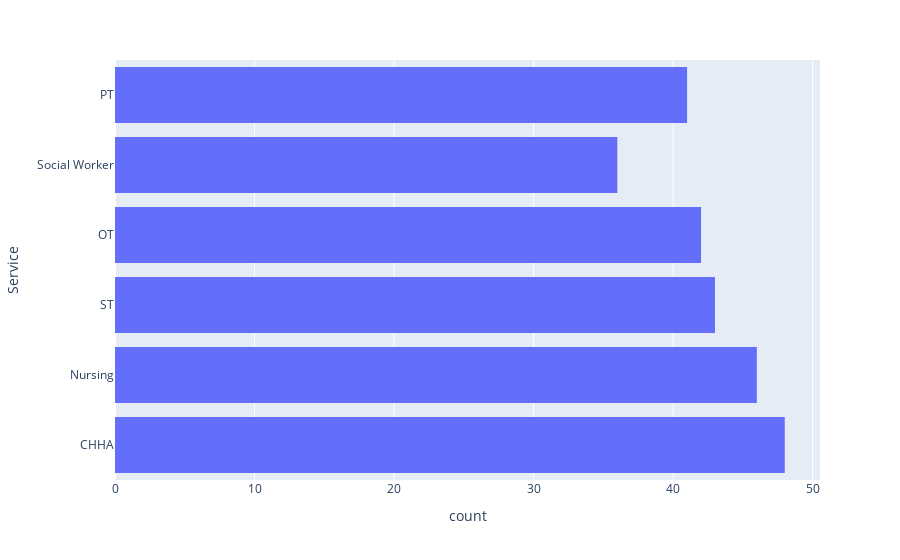

The code cell stored with this chart in its notebook:
### Code cell
fig = px.histogram(df_sample, y="Service")
fig.show()

### Figure 1 — Plotly figure (JSON) as saved in the notebook; plotly's stock layout.template omitted (floating-point values rounded to 4 significant figures; data arrays with more than 128 entries replaced by an {"elided": "..."} marker saying what was removed)
{"data": [{"alignmentgroup": "True", "bingroup": "y", "hovertemplate": "count=%{x}<br>Service=%{y}<extra></extra>", "legendgroup": "", "marker": {"color": "#636efa"}, "name": "", "offsetgroup": "", "orientation": "h", "showlegend": false, "type": "histogram", "xaxis": "x", "y": {"elided": "256 str values"}, "yaxis": "y"}], "layout": {"barmode": "relative", "legend": {"tracegroupgap": 0}, "margin": {"t": 60}, "xaxis": {"anchor": "y", "domain": [0, 1], "title": {"text": "count"}}, "yaxis": {"anchor": "x", "domain": [0, 1], "title": {"text": "Service"}}}}
